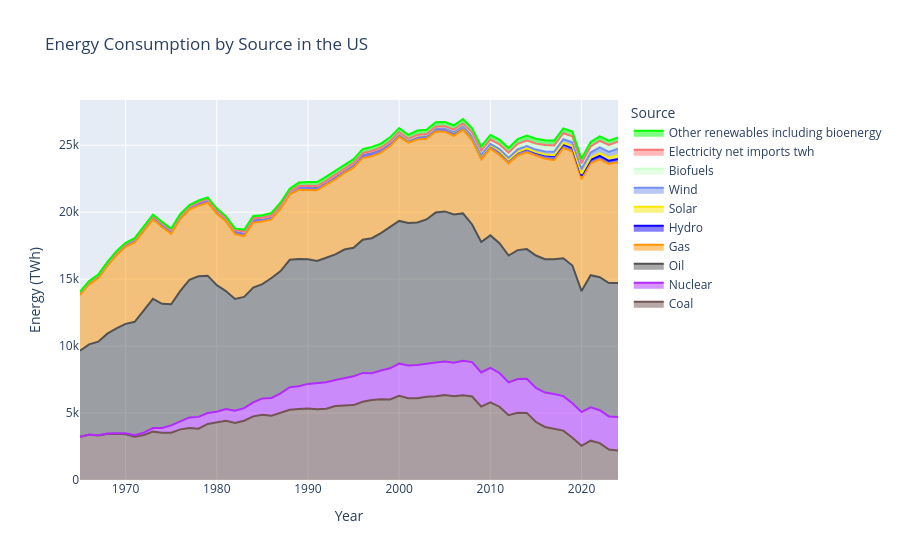

Notebook source saved alongside this figure:
### Code cell
fig = px.area(
    data_frame=us.iloc[65:-1],
    x='year',
    y=[
        'coal_energy_twh',
        'nuclear_energy_twh',
        'oil_energy_twh',
        'gas_energy_twh',
        'hydro_energy_twh',
        'solar_energy_twh',
        'wind_energy_twh',
        'biofuels_energy_twh',
        'electricity_net_imports_twh',
        'other_renewables_including_bioenergy_energy_twh'
    ],
    title='Energy Consumption by Source in the US',
    labels={
        'value': 'Energy (TWh)',  # Endret fra CO2 til TWh siden dataen er '_energy_twh'
        'variable': 'Source',
        'year': 'Year'
    },
    color_discrete_map={
        'coal_energy_twh': "#735353",
        'nuclear_energy_twh': "#B12BFF",
        'oil_energy_twh': "#525252",
        'gas_energy_twh': "#FF9500",
        'hydro_energy_twh': "#0D00FF",
        'solar_energy_twh': "#F8E804",
        'wind_energy_twh': "#7390EE",
        'biofuels_energy_twh': "#CDFECD",
        'electricity_net_imports_twh': "#FF7474",
        'other_renewables_including_bioenergy_energy_twh': "#00FF00"
    }
)
# Siden kolonnene slutter på '_energy_twh', må vi oppdatere .replace() 
# for at merkelappene i legend-en skal bli fine og rene.
fig.for_each_trace(lambda t: t.update(
    name=t.name.replace('_energy_twh', '').replace('_', ' ').capitalize()
))

# Reverser legend-rekkefølgen visuelt
fig.update_layout(
    legend=dict(
        traceorder='reversed'
    )
)

fig.show()

### Figure 1 — Plotly figure (JSON) as saved in the notebook; plotly's stock layout.template omitted (floating-point values rounded to 4 significant figures)
{"data": [{"fillpattern": {"shape": ""}, "hovertemplate": "Source=coal_energy_twh<br>Year=%{x}<br>Energy (TWh)=%{y}<extra></extra>", "legendgroup": "coal_energy_twh", "line": {"color": "#735353"}, "marker": {"symbol": "circle"}, "mode": "lines", "name": "Coal", "orientation": "v", "showlegend": true, "stackgroup": "1", "type": "scatter", "x": [1965, 1966, 1967, 1968, 1969, 1970, 1971, 1972, 1973, 1974, 1975, 1976, 1977, 1978, 1979, 1980, 1981, 1982, 1983, 1984, 1985, 1986, 1987, 1988, 1989, 1990, 1991, 1992, 1993, 1994, 1995, 1996, 1997, 1998, 1999, 2000, 2001, 2002, 2003, 2004, 2005, 2006, 2007, 2008, 2009, 2010, 2011, 2012, 2013, 2014, 2015, 2016, 2017, 2018, 2019, 2020, 2021, 2022, 2023, 2024], "xaxis": "x", "y": [3224.0, 3381.0, 3317.0, 3433.0, 3447.0, 3415.0, 3229.0, 3362.0, 3611.0, 3526.0, 3526.0, 3782.0, 3876.0, 3833.0, 4187.0, 4294.0, 4429.0, 4266.0, 4425.0, 4753.0, 4866.0, 4806.0, 5014.0, 5247.0, 5309.0, 5338.0, 5288.0, 5324.0, 5522.0, 5543.0, 5593.0, 5847.0, 5971.0, 6029.0, 6020.0, 6287.0, 6101.0, 6098.0, 6215.0, 6255.0, 6347.0, 6250.0, 6334.0, 6233.0, 5482.0, 5801.0, 5473.0, 4838.0, 5022.0, 5011.0, 4329.0, 3961.0, 3853.0, 3689.0, 3150.0, 2556.0, 2937.0, 2753.0, 2275.0, 2203.0], "yaxis": "y"}, {"fillpattern": {"shape": ""}, "hovertemplate": "Source=nuclear_energy_twh<br>Year=%{x}<br>Energy (TWh)=%{y}<extra></extra>", "legendgroup": "nuclear_energy_twh", "line": {"color": "#B12BFF"}, "marker": {"symbol": "circle"}, "mode": "lines", "name": "Nuclear", "orientation": "v", "showlegend": true, "stackgroup": "1", "type": "scatter", "x": [1965, 1966, 1967, 1968, 1969, 1970, 1971, 1972, 1973, 1974, 1975, 1976, 1977, 1978, 1979, 1980, 1981, 1982, 1983, 1984, 1985, 1986, 1987, 1988, 1989, 1990, 1991, 1992, 1993, 1994, 1995, 1996, 1997, 1998, 1999, 2000, 2001, 2002, 2003, 2004, 2005, 2006, 2007, 2008, 2009, 2010, 2011, 2012, 2013, 2014, 2015, 2016, 2017, 2018, 2019, 2020, 2021, 2022, 2023, 2024], "xaxis": "x", "y": [11.66, 17.61, 24.42, 39.96, 44.43, 69.55, 121.5, 172.5, 266.3, 363.6, 550.3, 609.6, 800.3, 881.7, 813.9, 801.0, 869.8, 902.0, 936.8, 1045.0, 1224.0, 1321.0, 1452.0, 1681.0, 1689.0, 1840.0, 1954.0, 1974.0, 1947.0, 2043.0, 2148.0, 2152.0, 2005.0, 2149.0, 2323.0, 2405.0, 2452.0, 2488.0, 2436.0, 2515.0, 2494.0, 2511.0, 2572.0, 2572.0, 2548.0, 2574.0, 2521.0, 2454.0, 2517.0, 2543.0, 2543.0, 2570.0, 2568.0, 2574.0, 2582.0, 2520.0, 2487.0, 2461.0, 2472.0, 2494.0], "yaxis": "y"}, {"fillpattern": {"shape": ""}, "hovertemplate": "Source=oil_energy_twh<br>Year=%{x}<br>Energy (TWh)=%{y}<extra></extra>", "legendgroup": "oil_energy_twh", "line": {"color": "#525252"}, "marker": {"symbol": "circle"}, "mode": "lines", "name": "Oil", "orientation": "v", "showlegend": true, "stackgroup": "1", "type": "scatter", "x": [1965, 1966, 1967, 1968, 1969, 1970, 1971, 1972, 1973, 1974, 1975, 1976, 1977, 1978, 1979, 1980, 1981, 1982, 1983, 1984, 1985, 1986, 1987, 1988, 1989, 1990, 1991, 1992, 1993, 1994, 1995, 1996, 1997, 1998, 1999, 2000, 2001, 2002, 2003, 2004, 2005, 2006, 2007, 2008, 2009, 2010, 2011, 2012, 2013, 2014, 2015, 2016, 2017, 2018, 2019, 2020, 2021, 2022, 2023, 2024], "xaxis": "x", "y": [6414.0, 6731.0, 6989.0, 7458.0, 7832.0, 8176.0, 8462.0, 9120.0, 9655.0, 9272.0, 9050.0, 9730.0, 10270.0, 10500.0, 10260.0, 9453.0, 8813.0, 8351.0, 8311.0, 8573.0, 8540.0, 8955.0, 9141.0, 9521.0, 9516.0, 9313.0, 9115.0, 9304.0, 9384.0, 9627.0, 9602.0, 9951.0, 10080.0, 10250.0, 10540.0, 10660.0, 10640.0, 10650.0, 10810.0, 11200.0, 11220.0, 11070.0, 11010.0, 10280.0, 9740.0, 9895.0, 9697.0, 9473.0, 9628.0, 9693.0, 9891.0, 9965.0, 10060.0, 10300.0, 10290.0, 9035.0, 9869.0, 9930.0, 9968.0, 10020.0], "yaxis": "y"}, {"fillpattern": {"shape": ""}, "hovertemplate": "Source=gas_energy_twh<br>Year=%{x}<br>Energy (TWh)=%{y}<extra></extra>", "legendgroup": "gas_energy_twh", "line": {"color": "#FF9500"}, "marker": {"symbol": "circle"}, "mode": "lines", "name": "Gas", "orientation": "v", "showlegend": true, "stackgroup": "1", "type": "scatter", "x": [1965, 1966, 1967, 1968, 1969, 1970, 1971, 1972, 1973, 1974, 1975, 1976, 1977, 1978, 1979, 1980, 1981, 1982, 1983, 1984, 1985, 1986, 1987, 1988, 1989, 1990, 1991, 1992, 1993, 1994, 1995, 1996, 1997, 1998, 1999, 2000, 2001, 2002, 2003, 2004, 2005, 2006, 2007, 2008, 2009, 2010, 2011, 2012, 2013, 2014, 2015, 2016, 2017, 2018, 2019, 2020, 2021, 2022, 2023, 2024], "xaxis": "x", "y": [4159.0, 4483.0, 4733.0, 5067.0, 5454.0, 5749.0, 5927.0, 5987.0, 5938.0, 5732.0, 5262.0, 5366.0, 5257.0, 5275.0, 5451.0, 5337.0, 5209.0, 4842.0, 4542.0, 4852.0, 4670.0, 4376.0, 4653.0, 4866.0, 5170.0, 5171.0, 5284.0, 5464.0, 5599.0, 5731.0, 5980.0, 6089.0, 6125.0, 6022.0, 6043.0, 6284.0, 6007.0, 6201.0, 6022.0, 6046.0, 5952.0, 5866.0, 6241.0, 6289.0, 6176.0, 6482.0, 6582.0, 6881.0, 7070.0, 7223.0, 7436.0, 7491.0, 7398.0, 8220.0, 8510.0, 8353.0, 8364.0, 8804.0, 8882.0, 9015.0], "yaxis": "y"}, {"fillpattern": {"shape": ""}, "hovertemplate": "Source=hydro_energy_twh<br>Year=%{x}<br>Energy (TWh)=%{y}<extra></extra>", "legendgroup": "hydro_energy_twh", "line": {"color": "#0D00FF"}, "marker": {"symbol": "circle"}, "mode": "lines", "name": "Hydro", "orientation": "v", "showlegend": true, "stackgroup": "1", "type": "scatter", "x": [1965, 1966, 1967, 1968, 1969, 1970, 1971, 1972, 1973, 1974, 1975, 1976, 1977, 1978, 1979, 1980, 1981, 1982, 1983, 1984, 1985, 1986, 1987, 1988, 1989, 1990, 1991, 1992, 1993, 1994, 1995, 1996, 1997, 1998, 1999, 2000, 2001, 2002, 2003, 2004, 2005, 2006, 2007, 2008, 2009, 2010, 2011, 2012, 2013, 2014, 2015, 2016, 2017, 2018, 2019, 2020, 2021, 2022, 2023, 2024], "xaxis": "x", "y": [199.0, 199.9, 227.2, 228.2, 256.0, 253.5, 272.3, 278.7, 278.2, 307.3, 306.2, 289.8, 225.9, 286.3, 285.9, 282.0, 266.5, 315.5, 338.7, 327.6, 287.2, 297.0, 255.4, 228.4, 274.7, 292.3, 287.3, 251.4, 279.3, 259.3, 311.2, 347.5, 356.0, 322.1, 316.6, 272.8, 210.2, 258.2, 270.0, 262.6, 266.4, 285.5, 243.0, 251.1, 271.5, 257.3, 316.1, 274.0, 266.5, 255.8, 246.5, 263.8, 296.8, 289.5, 285.5, 282.8, 249.0, 251.3, 241.4, 239.4], "yaxis": "y"}, {"fillpattern": {"shape": ""}, "hovertemplate": "Source=solar_energy_twh<br>Year=%{x}<br>Energy (TWh)=%{y}<extra></extra>", "legendgroup": "solar_energy_twh", "line": {"color": "#F8E804"}, "marker": {"symbol": "circle"}, "mode": "lines", "name": "Solar", "orientation": "v", "showlegend": true, "stackgroup": "1", "type": "scatter", "x": [1965, 1966, 1967, 1968, 1969, 1970, 1971, 1972, 1973, 1974, 1975, 1976, 1977, 1978, 1979, 1980, 1981, 1982, 1983, 1984, 1985, 1986, 1987, 1988, 1989, 1990, 1991, 1992, 1993, 1994, 1995, 1996, 1997, 1998, 1999, 2000, 2001, 2002, 2003, 2004, 2005, 2006, 2007, 2008, 2009, 2010, 2011, 2012, 2013, 2014, 2015, 2016, 2017, 2018, 2019, 2020, 2021, 2022, 2023, 2024], "xaxis": "x", "y": [0.0, 0.0, 0.0, 0.0, 0.0, 0.0, 0.0, 0.0, 0.0, 0.0, 0.0, 0.0, 0.0, 0.0, 0.0, 0.0, 0.0, 0.0, 0.003, 0.005301, 0.01074, 0.01417, 0.0106, 0.009186, 0.2531, 0.3708, 0.4783, 0.4088, 0.4752, 0.5019, 0.5145, 0.5413, 0.5327, 0.5247, 0.5183, 0.5185, 0.5744, 0.6016, 0.6107, 0.6981, 0.7489, 0.8244, 1.095, 1.633, 2.076, 3.013, 4.739, 9.037, 16.04, 29.22, 39.43, 55.42, 78.06, 94.31, 108.0, 132.0, 166.1, 207.1, 241.4, 306.8], "yaxis": "y"}, {"fillpattern": {"shape": ""}, "hovertemplate": "Source=wind_energy_twh<br>Year=%{x}<br>Energy (TWh)=%{y}<extra></extra>", "legendgroup": "wind_energy_twh", "line": {"color": "#7390EE"}, "marker": {"symbol": "circle"}, "mode": "lines", "name": "Wind", "orientation": "v", "showlegend": true, "stackgroup": "1", "type": "scatter", "x": [1965, 1966, 1967, 1968, 1969, 1970, 1971, 1972, 1973, 1974, 1975, 1976, 1977, 1978, 1979, 1980, 1981, 1982, 1983, 1984, 1985, 1986, 1987, 1988, 1989, 1990, 1991, 1992, 1993, 1994, 1995, 1996, 1997, 1998, 1999, 2000, 2001, 2002, 2003, 2004, 2005, 2006, 2007, 2008, 2009, 2010, 2011, 2012, 2013, 2014, 2015, 2016, 2017, 2018, 2019, 2020, 2021, 2022, 2023, 2024], "xaxis": "x", "y": [0.0, 0.0, 0.0, 0.0, 0.0, 0.0, 0.0, 0.0, 0.0, 0.0, 0.0, 0.0, 0.0, 0.0, 0.0, 0.0, 0.0, 0.0, 0.002695, 0.006556, 0.00582, 0.004231, 0.003577, 0.0008798, 2.133, 2.817, 2.981, 2.917, 3.036, 3.482, 3.196, 3.267, 3.321, 3.056, 4.533, 5.65, 6.805, 10.46, 11.3, 14.29, 17.99, 26.86, 34.8, 55.92, 74.63, 95.61, 121.4, 142.2, 169.5, 183.5, 192.6, 229.3, 256.9, 275.4, 298.9, 341.4, 382.0, 438.7, 425.4, 456.5], "yaxis": "y"}, {"fillpattern": {"shape": ""}, "hovertemplate": "Source=biofuels_energy_twh<br>Year=%{x}<br>Energy (TWh)=%{y}<extra></extra>", "legendgroup": "biofuels_energy_twh", "line": {"color": "#CDFECD"}, "marker": {"symbol": "circle"}, "mode": "lines", "name": "Biofuels", "orientation": "v", "showlegend": true, "stackgroup": "1", "type": "scatter", "x": [1965, 1966, 1967, 1968, 1969, 1970, 1971, 1972, 1973, 1974, 1975, 1976, 1977, 1978, 1979, 1980, 1981, 1982, 1983, 1984, 1985, 1986, 1987, 1988, 1989, 1990, 1991, 1992, 1993, 1994, 1995, 1996, 1997, 1998, 1999, 2000, 2001, 2002, 2003, 2004, 2005, 2006, 2007, 2008, 2009, 2010, 2011, 2012, 2013, 2014, 2015, 2016, 2017, 2018, 2019, 2020, 2021, 2022, 2023, 2024], "xaxis": "x", "y": [NaN, NaN, NaN, NaN, NaN, NaN, NaN, NaN, NaN, NaN, NaN, NaN, NaN, NaN, NaN, NaN, NaN, NaN, NaN, NaN, NaN, NaN, NaN, NaN, NaN, 16.73, 19.39, 22.04, 25.76, 28.85, 30.94, 22.19, 28.1, 31.05, 32.29, 37.0, 39.31, 46.96, 63.71, 80.43, 93.98, 131.7, 166.3, 227.2, 258.1, 296.8, 321.4, 322.0, 355.4, 360.5, 377.2, 409.2, 410.1, 404.6, 415.9, 378.3, 415.8, 437.6, 495.1, 524.5], "yaxis": "y"}, {"fillpattern": {"shape": ""}, "hovertemplate": "Source=electricity_net_imports_twh<br>Year=%{x}<br>Energy (TWh)=%{y}<extra></extra>", "legendgroup": "electricity_net_imports_twh", "line": {"color": "#FF7474"}, "marker": {"symbol": "circle"}, "mode": "lines", "name": "Electricity net imports twh", "orientation": "v", "showlegend": true, "stackgroup": "1", "type": "scatter", "x": [1965, 1966, 1967, 1968, 1969, 1970, 1971, 1972, 1973, 1974, 1975, 1976, 1977, 1978, 1979, 1980, 1981, 1982, 1983, 1984, 1985, 1986, 1987, 1988, 1989, 1990, 1991, 1992, 1993, 1994, 1995, 1996, 1997, 1998, 1999, 2000, 2001, 2002, 2003, 2004, 2005, 2006, 2007, 2008, 2009, 2010, 2011, 2012, 2013, 2014, 2015, 2016, 2017, 2018, 2019, 2020, 2021, 2022, 2023, 2024], "xaxis": "x", "y": [NaN, NaN, NaN, NaN, NaN, NaN, NaN, NaN, NaN, NaN, NaN, NaN, NaN, NaN, NaN, NaN, NaN, NaN, NaN, NaN, NaN, NaN, NaN, NaN, NaN, NaN, NaN, NaN, NaN, NaN, NaN, NaN, NaN, NaN, NaN, 33.76, 22.03, 20.98, 6.42, 11.31, 24.78, 18.42, 31.25, 32.82, 34.05, 25.98, 37.25, 47.26, 57.88, 53.21, 66.67, 66.5, 56.31, 44.46, 39.04, 47.31, 39.31, 41.21, 18.9, 13.81], "yaxis": "y"}, {"fillpattern": {"shape": ""}, "hovertemplate": "Source=other_renewables_including_bioenergy_energy_twh<br>Year=%{x}<br>Energy (TWh)=%{y}<extra></extra>", "legendgroup": "other_renewables_including_bioenergy_energy_twh", "line": {"color": "#00FF00"}, "marker": {"symbol": "circle"}, "mode": "lines", "name": "Other renewables including bioenergy", "orientation": "v", "showlegend": true, "stackgroup": "1", "type": "scatter", "x": [1965, 1966, 1967, 1968, 1969, 1970, 1971, 1972, 1973, 1974, 1975, 1976, 1977, 1978, 1979, 1980, 1981, 1982, 1983, 1984, 1985, 1986, 1987, 1988, 1989, 1990, 1991, 1992, 1993, 1994, 1995, 1996, 1997, 1998, 1999, 2000, 2001, 2002, 2003, 2004, 2005, 2006, 2007, 2008, 2009, 2010, 2011, 2012, 2013, 2014, 2015, 2016, 2017, 2018, 2019, 2020, 2021, 2022, 2023, 2024], "xaxis": "x", "y": [41.81, 44.01, 45.0, 50.35, 53.76, 53.12, 54.34, 67.42, 75.0, 79.82, 83.68, 94.91, 97.6, 96.63, 106.6, 118.0, 124.7, 115.5, 134.9, 164.7, 178.7, 192.9, 208.3, 204.0, 255.1, 287.4, 300.6, 314.8, 326.0, 315.1, 289.9, 301.6, 307.5, 307.2, 310.2, 305.2, 303.3, 323.9, 322.0, 326.7, 327.8, 328.3, 331.2, 331.8, 331.8, 339.1, 342.0, 347.6, 360.2, 371.2, 370.5, 366.8, 367.8, 365.3, 346.3, 341.8, 341.2, 334.7, 322.8, 310.3], "yaxis": "y"}], "layout": {"legend": {"title": {"text": "Source"}, "tracegroupgap": 0, "traceorder": "reversed"}, "title": {"text": "Energy Consumption by Source in the US"}, "xaxis": {"anchor": "y", "domain": [0, 1], "title": {"text": "Year"}}, "yaxis": {"anchor": "x", "domain": [0, 1], "title": {"text": "Energy (TWh)"}}}}
